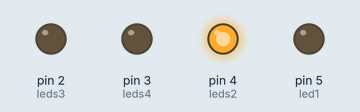
Simulated run of this sketch. Board: Arduino Uno, built with avr-gcc and run on an emulated ATmega328P. Parts: output pins drawn as LEDs (lit = HIGH).

Above: at 3.0 s.
At 5.0 s:
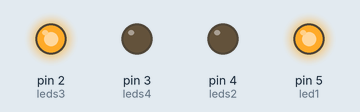
At 7.0 s:
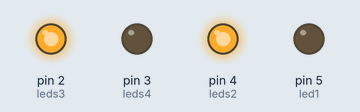
At 9.0 s:
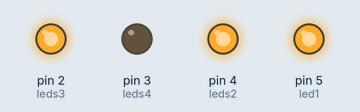
At 11.0 s:
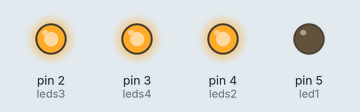
At 13.0 s:
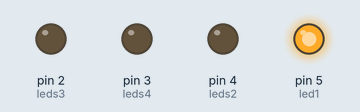
Timing chart, 0 to 17.6 s (numbered marks = the images above):
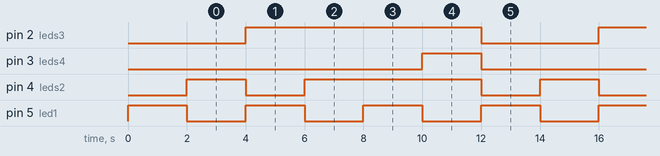

The sketch:

Prj04.1.ino
```cpp
const int leds4 = 3;          // donar nom al pin 3 de l’Arduino
const int leds3 = 2;          // donar nom al pin 2 de l’Arduino
const int leds2 = 4;          // donar nom al pin 4 de l’Arduino
const int led1 = 5;           // donar nom al pin 5 de l’Arduino

int pausa = 2000;              // definir variable de pausa ms entre números

//********** Setup ****************************************************************
void setup()
{
  pinMode(leds4, OUTPUT);     // definir el pin 3 com una sortida
  pinMode(leds3, OUTPUT);     // definir el pin 2 com una sortida
  pinMode(leds2, OUTPUT);     // definir el pin 4 com una sortida
  pinMode(led1, OUTPUT);      // definir el pin 5 com una sortida

  digitalWrite(leds4, LOW);   // posar a 0V el pin 3
  digitalWrite(leds3, LOW);   // posar a 0V el pin 2
  digitalWrite(leds2, LOW);   // posar a 0V el pin 4
  digitalWrite(led1, HIGH);   // posar a 5V el pin 5

  delay(pausa);
}

//********** Loop *****************************************************************
void loop()
{
  digitalWrite(led1, LOW);    // mostrar el 2
  digitalWrite(leds2, HIGH);
  delay(pausa);

  digitalWrite(leds2, LOW);    // mostrar el 3
  digitalWrite(led1, HIGH);
  digitalWrite(leds3, HIGH);
  delay(pausa);

  digitalWrite(led1, LOW);    // mostrar el 4
  digitalWrite(leds2, HIGH);
  delay(pausa);

  digitalWrite(led1, HIGH);   // mostrar el 5
  delay(pausa);

  digitalWrite(led1, LOW);    // mostrar el 6
  digitalWrite(leds4, HIGH);
  delay(pausa);

  digitalWrite(leds4, LOW);   // mostrar el 1
  digitalWrite(leds3, LOW);
  digitalWrite(leds2, LOW);
  digitalWrite(led1, HIGH);
  delay(pausa);
}
```

Measured:
- by itself, pin 2 (leds3): alternates HIGH for 8.0 s and LOW for 4.0 s
- by itself, pin 3 (leds4): alternates HIGH for 2.0 s and LOW for 10.0 s
- by itself, pin 4 (leds2): repeats every 12.0 s: LOW 2.0 s, HIGH 6.0 s, LOW 2.0 s, HIGH 2.0 s
- by itself, pin 5 (led1): alternates HIGH for 2.0 s and LOW for 2.0 s
